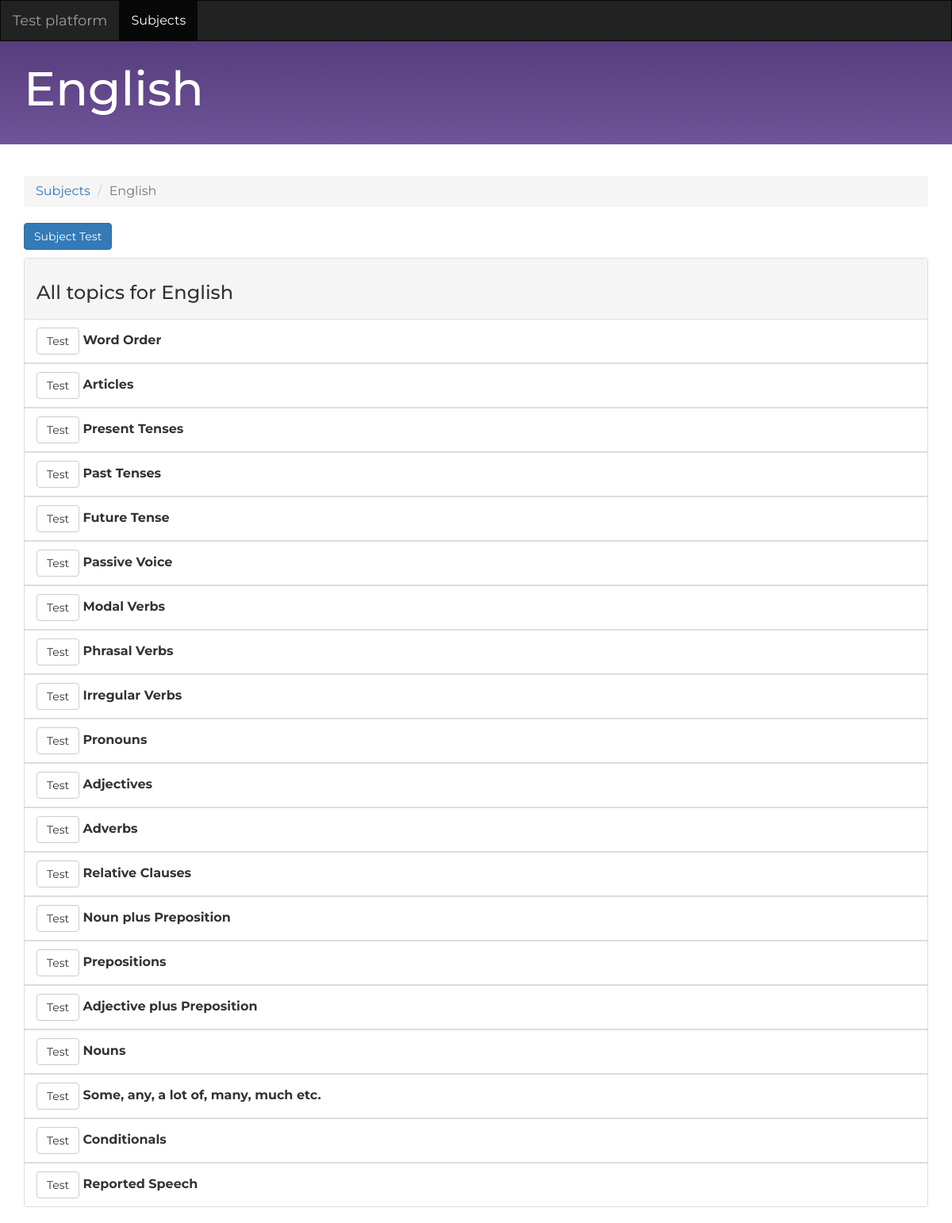
The page /subject/12/ on the database its author committed.
### test_platform/models.py (models this page shows, shortened)
class Subject(models.Model):
    subject_name = models.CharField(max_length=100)
    description = models.CharField(max_length=500, default='', blank=True)

class Topic(models.Model):
    topic_name = models.CharField(max_length=100, default='Other')
    subject = models.ForeignKey(Subject)
    description = models.CharField(max_length=500, default='', blank=True)

### test_platform/views.py (the view)
# urls.py: url(r'^subject/(?P<pk>[0-9]+)/$', views.SubjectDetailView.as_view(), name='subject'),
class SubjectDetailView(generic.DetailView):
    template_name = "test_platform/subject/detail.html"
    model = Subject
    context_object_name = 'subject'
    def get_context_data(self, **kwargs):
        context = super(SubjectDetailView, self).get_context_data(**kwargs)
        context['title'] = 'Test platform | Subject detail'
        return context

### test_platform/templates/test_platform/subject/detail.html (shortened to what this page needs)
{% extends "test_platform/base/base.html" %}
{% block content %}
    <div class="bs-docs-header" tabindex="-1">
        <div class="container">
            <h1>{{ subject.subject_name }}</h1>
        </div>
    </div>
    <div class="container">
        <div class="row">
            <div class="col-md-12">
            <ol class="breadcrumb">
                <li><a href="{% url "test_platform:subject_list" %}">Subjects</a></li>
                <li class="active">{{ subject.subject_name }}</li>
            </ol>
            {% if subject.question_set.all %}
                <p><a class="btn btn-primary" href="{% url 'test_platform:subject_test' subject.id %}">Subject Test</a></p>
            {% endif %}
            {% if subject.topic_set.all %}
                <div class="row">
                    <div class="col-md-12">
                        <div class="panel panel-default">
                            <div class="panel-heading">
                                <h3>All topics for {{ subject.subject_name }}</h3>
                            </div>
                            {% for topic in subject.topic_set.all %}
                                 <ul class="list-group">
                                     <li class="list-group-item">
                                         <a class="btn btn-default" href="{% url "test_platform:topic_test" subject.id topic.id %}">Test</a>
                                         <strong>{{ topic.topic_name }}</strong>
                                     </li>
                                 </ul>
                            {% endfor %}
                        </div>
                    </div>
                </div>
            {% else %}
                <p class="well">No topics are available.</p>
            {% endif %}
            </div>
        </div>
    </div>
{% endblock %}

### test_platform/static/test_platform/css/style.css (style rules this page uses)
body { font-family: 'Montserrat', sans-serif; font-weight: 400; font-size: 16px; -webkit-font-smoothing: antialiased; -webkit-overflow-scrolling: touch; }
.bs-docs-header { font-size: 24px; padding-bottom: 60px; padding-top: 60px; text-align: left; }
.bs-docs-header { font-size: 20px; margin-bottom: 40px; }
.bs-docs-header { background-color: #6f5499; background-image: linear-gradient(to bottom, #563d7c 0px, #6f5499 100%); background-repeat: repeat-x; color: #cdbfe3; padding: 30px 0; position: relative; text-shadow: 0 1px 0 rgba(0, 0, 0, 0.1); }
.bs-docs-header .container { position: relative; }
.bs-docs-header h1, .bs-docs-header p { margin-right: 380px; }
.bs-docs-header h1 { font-size: 60px; line-height: 1; }
.bs-docs-header h1 { color: #fff; margin-top: 0; }
.panel { box-shadow: none; }

### rows shown on the page
Subject: subject_name "English"
Topic: topic_name "Word Order"
Topic: topic_name "Articles"
Topic: topic_name "Present Tenses"
Topic: topic_name "Past Tenses"
Topic: topic_name "Future Tense"
Topic: topic_name "Passive Voice"
Topic: topic_name "Modal Verbs"
Topic: topic_name "Phrasal Verbs"
Topic: topic_name "Irregular Verbs"
Topic: topic_name "Pronouns"
Topic: topic_name "Adjectives"
Topic: topic_name "Adverbs"
Topic: topic_name "Relative Clauses"
Topic: topic_name "Noun plus Preposition"
Topic: topic_name "Prepositions"
Topic: topic_name "Adjective plus Preposition"
Topic: topic_name "Nouns"
Topic: topic_name "Some, any, a lot of, many, much etc."
Topic: topic_name "Conditionals"
Topic: topic_name "Reported Speech"
